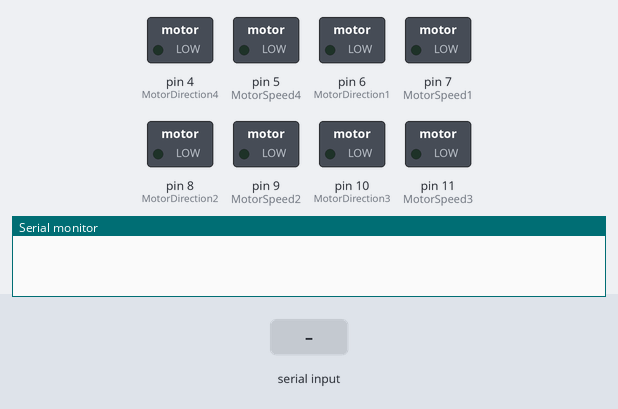
Bench run of a sketch on a simulated Arduino Uno, built with avr-gcc and run on an emulated ATmega328P. On the bench: switched loads named in the sketch (green lamp = pin HIGH), the last lines printed to the serial monitor. The inputs (shaded band) are chosen by the test bench.

Above: at 1.2 s.
1.3 s: "rear" received over the second serial link
At 2.5 s:
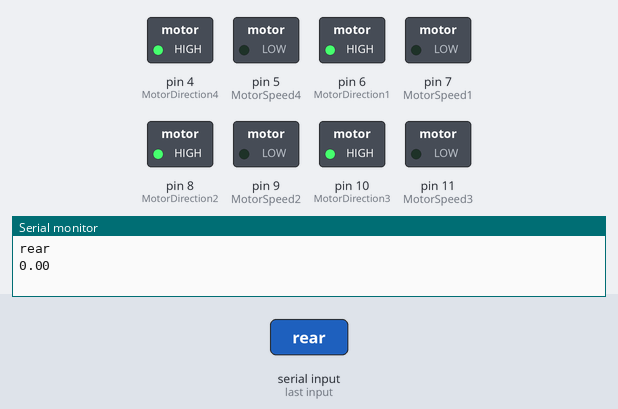
2.9 s: "right" received over the second serial link
At 3.9 s:
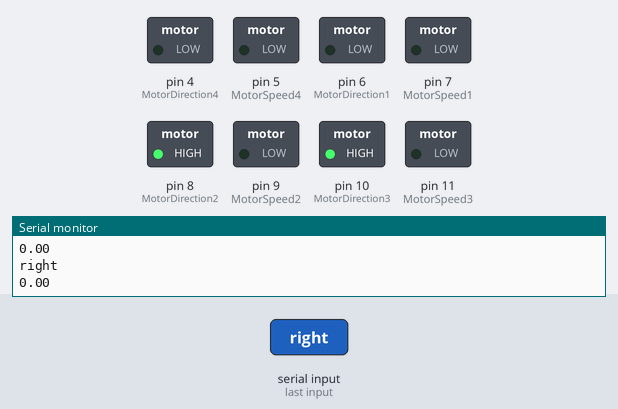
4.5 s: "left" received over the second serial link
At 5.0 s:
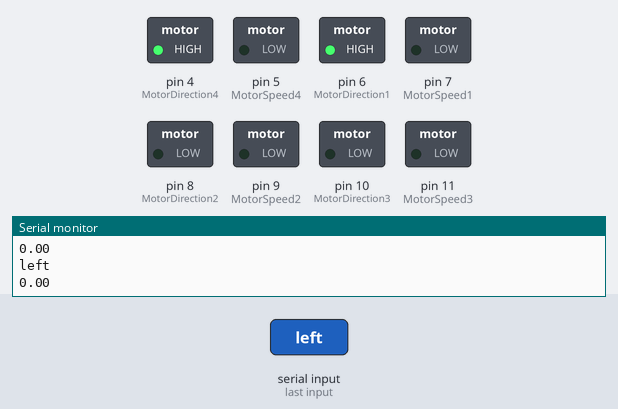
6.1 s: "lr" received over the second serial link
At 7.0 s:
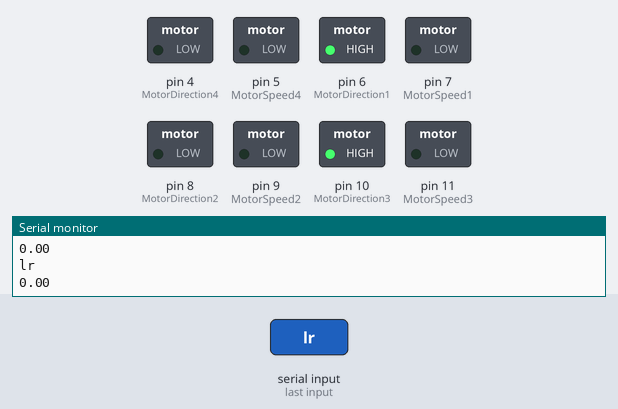
Timing chart, 0 to 8.6 s (numbered marks = the images above; inputs shaded):
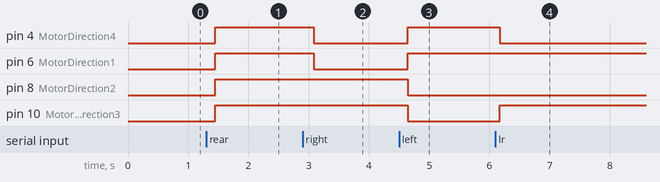

The sketch:

Elephantcopy.ino
```cpp
#include <SoftwareSerial.h>
#include <Servo.h>
#include <HCSR04.h>

HCSR04 hc(2,3);
Servo myservo;  // create servo object to control a servo
int pos = 0;

#define LEDPIN 13
#define MotorDirection1 6
#define MotorSpeed1 7
#define MotorDirection2 8
#define MotorSpeed2 9
#define MotorDirection3 10
#define MotorSpeed3 11
#define MotorDirection4 4
#define MotorSpeed4 5
float target_height = 0;
float target_range = 0;
#include <SoftwareSerial.h>
SoftwareSerial MyBlue(2, 3);  // RX 4 | TX 5
String state;
int SpeedVal = 0;

void setup() {
  Serial.begin(9600);
  MyBlue.begin(9600);
  //pinMode(LED, OUTPUT);
  //Serial.println("Ready to connect\nDefualt password is 1234 or 000");
  bool state_buzz = false;
  pinMode(MotorDirection1, OUTPUT);
  pinMode(MotorSpeed1, OUTPUT);

  pinMode(MotorDirection2, OUTPUT);
  pinMode(MotorSpeed2, OUTPUT);

  pinMode(MotorDirection3, OUTPUT);
  pinMode(MotorSpeed3, OUTPUT);
  pinMode(MotorDirection4, OUTPUT);
  pinMode(MotorSpeed4, OUTPUT);
}

void drive(int MS1, int MD1, int MS2, int MD2, int MS3, int MD3, int MS4, int MD4) {
  analogWrite(MotorSpeed1, MS1);
  digitalWrite(MotorDirection1, MD1);
  analogWrite(MotorSpeed2, MS2);
  digitalWrite(MotorDirection2, MD2);
  analogWrite(MotorSpeed3, MS3);
  digitalWrite(MotorDirection3, MD3);
  analogWrite(MotorSpeed4, MS4);
  digitalWrite(MotorDirection4, MD4);
}

void stop() {
  analogWrite(MotorSpeed1, 0);
  analogWrite(MotorSpeed2, 0);
  analogWrite(MotorSpeed3, 0);
  analogWrite(MotorSpeed4, 0);
}

void bp(String x) {
  MyBlue.println(state);
  Serial.println(state);
}

// Initialize variables
float speed = 255;
int launch = 0;
int angle = 0;

void loop() {
  while (MyBlue.available()) {  // Check if there is an available byte to read
    delay(37);  // Delay added to make things stable
    char c = MyBlue.read();  // Conduct a serial read
    state += c;  // Build the string, either "On" or "Off"
  }

  if (state == "stop" || state.endsWith("stop")) {
    stop();
  }
  else if (state == "front") {
    drive(speed, 0, speed, 0, speed, 0, speed, 0);
    Serial.println(speed);
  }
  else if (state == "rear") {
    drive(speed, 1, speed, 1, speed, 1, speed, 1);
  }
  else if (state == "right") {
    drive(speed, 0, speed, 1, speed, 1, speed, 0);
  }
  else if (state == "left") {
    drive(speed, 1, speed, 0, speed, 0, speed, 1);
  }
  else if (state == "lf") {
    drive(0, 0, speed, 0, 0, 0, speed, 0);
  }
  else if (state == "rf") {
    drive(speed, 0, 0, 0, speed, 0, speed, 0);
  }
  else if (state == "lr") {
    drive(speed, 1, 0, 0, speed, 1, 0, 0);
  }
  else if (state == "rr") {
    drive(0, 0, speed, 1, 0, 0, speed, 1);
  }
  else if (state == "rrot") {
    drive(speed, 0, speed, 1, speed, 1, speed, 0);
  }
  else if (state == "lrot") {
    drive(speed, 1, speed, 0, speed, 0, speed, 1);
  }
  else if (state == "a") {
    // set target heights
  }
  else if (state == "b") {
    //
  }
  else if (state == "c") {
    //
  }
  else if (state == "d") {
    //
  }
  else if (state.toInt() <= 99 && state.toInt() >= 0) {
    speed = map(state.toInt(), 0, 99, 0, 255);
  }
  else if (state.toInt() <= 199 && state.toInt() >= 100) {
    launch = map(state.toInt(), 199, 200, 0, 255);
  }
  else if (state.toInt() <= 299 && state.toInt() >= 200) {
    angle = state.toInt();
  }
  else if (state == "buzz") {
    if (hc.dist() < 250) {
      Serial.println("target aligned");
    }
    // buzz if pole is aligned, give a short beep, calculate distance, approximate speed and angle
  }

  if (state.length() > 0) {
    Serial.println(state);
    MyBlue.println(state);
    Serial.println(speed);
    state = "";
  }
}  //Reset the variable
```

Measured:
- after the input at 1.3 s, pin 4 (MotorDirection4), pin 6 (MotorDirection1), pin 8 (MotorDirection2), pin 10 (MotorDirection3): LOW → HIGH after 0.15 s
- after the input at 2.9 s, pin 4 (MotorDirection4), pin 6 (MotorDirection1): HIGH → LOW after 0.19 s
- after the input at 4.5 s, pin 4 (MotorDirection4), pin 6 (MotorDirection1): LOW → HIGH after 0.15 s; pin 8 (MotorDirection2), pin 10 (MotorDirection3): HIGH → LOW after 0.15 s
- after the input at 6.1 s, pin 4 (MotorDirection4): HIGH → LOW after 0.07 s; pin 10 (MotorDirection3): LOW → HIGH after 0.07 s
